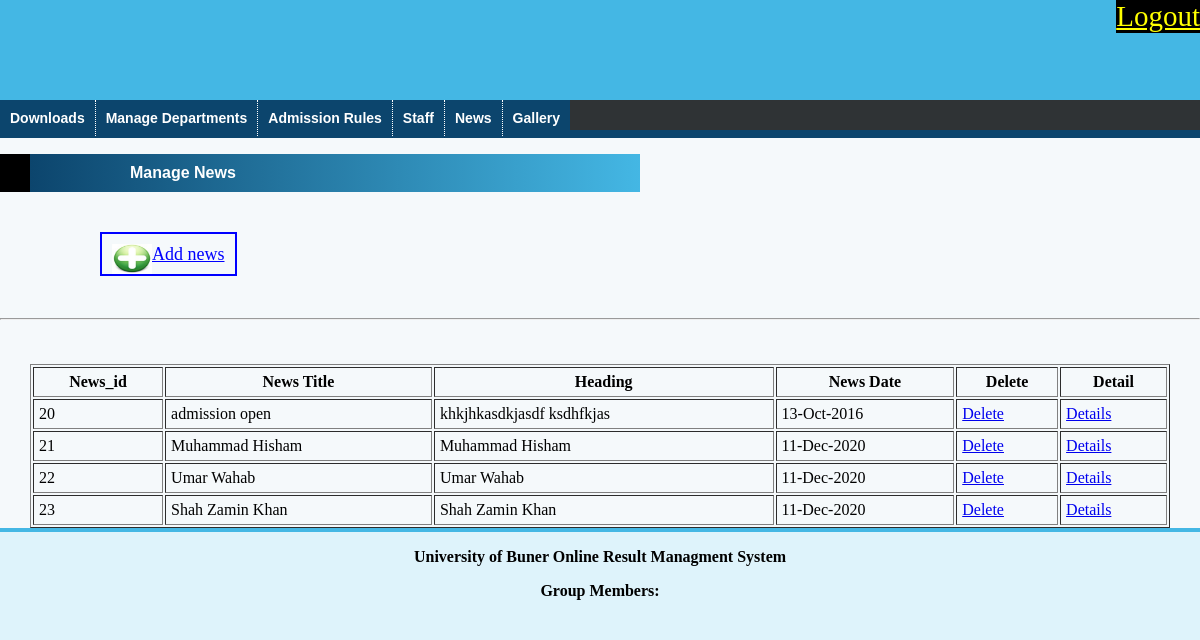
Page /admin/index.php?page=manage_news (signed in) on the committed database.
### tables this page shows
CREATE TABLE `news` (
  `news_id` int(20) NOT NULL,
  `title` varchar(100) NOT NULL,
  `heading` varchar(200) NOT NULL,
  `url` text NOT NULL,
  `date` varchar(30) NOT NULL,
  `description` mediumtext NOT NULL
);

### admin/view_news.php (the view, shortened to what this page needs)
<p class="line">Manage News</p><br><br>
<a href="index.php?page=add_news" style=" border:2px solid blue; padding:10px; margin-left:100px; font-size:18px; color:blue;"><img src="images/th.jpg"  height=30 width=40 align=top>Add news</a>
<br><br><br>
<hr>
<br><br>
<table width=95%  align=center class="table" border=1 cellpadding=5>
<tr>
<th>News_id</th><th>News Title</th><th>Heading</th><th>News Date</th><th>Delete</th><th colspan=2>Detail</th>
</tr>
<?php
$sel=mysql_query("select * from News");
while($row=mysql_fetch_array($sel)){
?>
<tbody>
<tr>
<td><?php echo $row['news_id']; ?></td><td><?php echo $row['title']; ?></td><td><?php echo $row['heading']?></td><td><?php echo $row['date']; ?></td>
<td><a href="delete_news.php?news_id=<?php echo $row['news_id'];?>" onClick="return sure()">Delete</a></td>
<td><a href="news_detail.php?news_id=<?php echo $row['news_id'];?>">Details</a></td>
</tr>
<?php
}
?>
</tbody>
</table>

### admin/css/layout.css (style rules this page uses)
body { margin:0px; background:#def3fb; }
.line { border-left:30px solid black; padding:10; padding-left:100px; font-family:sans serif,arial; font-weight:bolder; background:linear-gradient(90deg,#0c456d,#44b7e4); width:500px; color:white; }

### rows in the picture
news: news_id "20", title "admission open", heading "khkjhkasdkjasdf ksdhfkjas", date "13-Oct-2016"
news: news_id "21", title "Muhammad Hisham", heading "Muhammad Hisham", date "11-Dec-2020"
news: news_id "22", title "Umar Wahab", heading "Umar Wahab", date "11-Dec-2020"
news: news_id "23", title "Shah Zamin Khan", heading "Shah Zamin Khan", date "11-Dec-2020"
